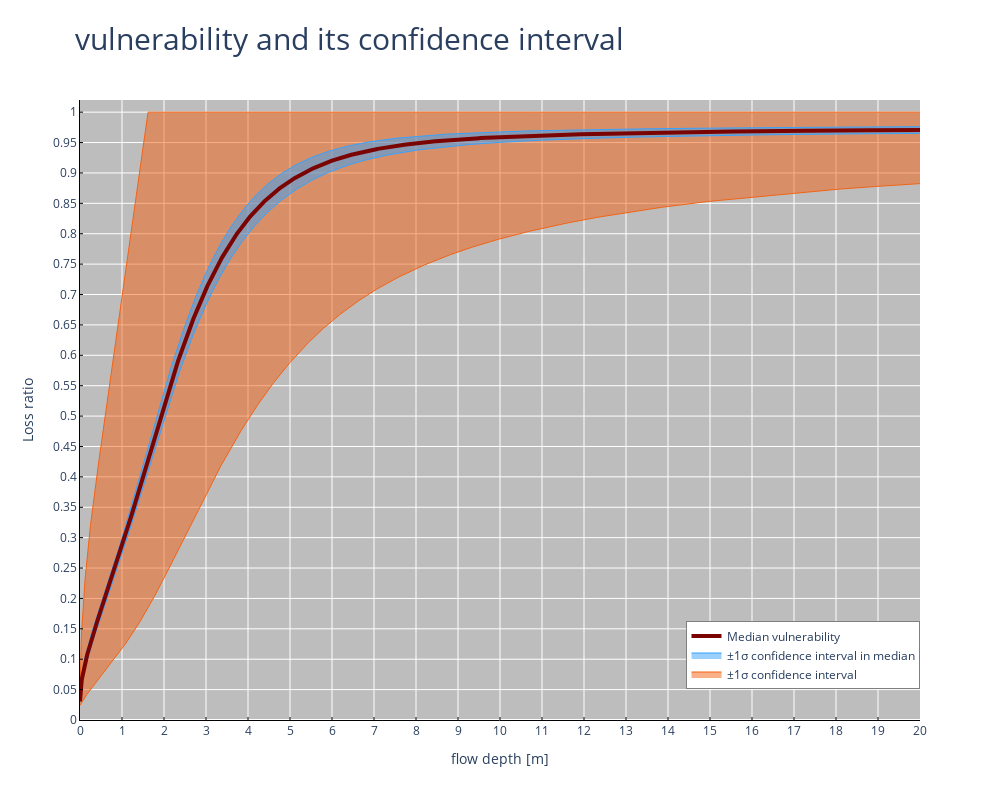

The notebook cell saved with this chart:
### Markdown cell above
(2) Plotting the vulnerability curve. The vulnerability curve depicts 16th, 50th (median), 84th percentiles of the loss ratio (a normalised loss metric used for depicting econonomic losses as a proportopn of the cost of replacement of the building). We also depict the epistemic uncertainties as the uncertainty in the median loss curve.

### Code cell
# Plot the vulnerability curve

RFp = np.multiply(RF,np.exp(betaE))
RFm = np.multiply(RF,np.exp(-betaE))

fig = ply.Figure()
fig.add_scatter(x=IM,y=RF_minus1sigma,mode='lines',line=dict(color='#f36315',width=1.0),showlegend=False)
fig.add_scatter(x=IM,y=RF_plus1sigma,mode='lines',line=dict(color='#f36315',width=1.0),fill='tonexty',name=('±1\u03C3 confidence interval'))

fig.add_scatter(x=IM,y=RFp,mode='lines',line=dict(color='#39a2fc',width=1.0),opacity=0.5,showlegend=False)
fig.add_scatter(x=IM,y=RFm,mode='lines',line=dict(color='#39a2fc',width=1.0),opacity=0.5,fill='tonexty',name=('±1\u03C3 confidence interval in median'))

fig.add_scatter(x=IM,y=RF,mode='lines',line=dict(color='#7a0402',width=4),name='Median vulnerability')

fig.update_xaxes(showline=True,linecolor='black',title=intensityType, tickmode = 'linear',tick0 = 0.0,dtick = 1,ticklen=3, tickcolor='black',ticks="inside",showgrid=True)
fig.update_yaxes(showline=True,linecolor='black',title='Loss ratio', tickmode = 'linear',tick0 = 0.0,dtick = 0.05,ticklen=3, tickcolor='black',ticks="inside",showgrid=True)

#bgColor = 'lightgray'
bgColor = 'rgb(189,189,189)'

fig.update_layout(width=1000,height=800,plot_bgcolor=bgColor,legend=dict(bordercolor='black',borderwidth=0.5,x=1,y=0.05,xanchor='right',yanchor='bottom'),title =dict(text='vulnerability and its confidence interval',x=0.075,font=dict(size=30)),)

fig.update_xaxes(rangemode="tozero")
fig.update_yaxes(range=[0,1.02])

fig.update_xaxes(showspikes=True)
fig.update_yaxes(showspikes=True)

fig.show()

### Figure 1 — Plotly figure (JSON) as saved in the notebook; plotly's stock layout.template omitted (floating-point values rounded to 4 significant figures; data arrays with more than 128 entries replaced by an {"elided": "..."} marker saying what was removed)
{"data": [{"line": {"color": "#f36315", "width": 1}, "mode": "lines", "showlegend": false, "type": "scatter", "x": {"elided": "2001 float values"}, "y": {"elided": "2001 float values"}}, {"fill": "tonexty", "line": {"color": "#f36315", "width": 1}, "mode": "lines", "name": "±1σ confidence interval", "type": "scatter", "x": {"elided": "2001 float values"}, "y": {"elided": "2001 float values"}}, {"line": {"color": "#39a2fc", "width": 1}, "mode": "lines", "opacity": 0.5, "showlegend": false, "type": "scatter", "x": {"elided": "2001 float values"}, "y": {"elided": "2001 float values"}}, {"fill": "tonexty", "line": {"color": "#39a2fc", "width": 1}, "mode": "lines", "name": "±1σ confidence interval in median", "opacity": 0.5, "type": "scatter", "x": {"elided": "2001 float values"}, "y": {"elided": "2001 float values"}}, {"line": {"color": "#7a0402", "width": 4}, "mode": "lines", "name": "Median vulnerability", "type": "scatter", "x": {"elided": "2001 float values"}, "y": {"elided": "2001 float values"}}], "layout": {"height": 800, "legend": {"bordercolor": "black", "borderwidth": 0.5, "x": 1, "xanchor": "right", "y": 0.05, "yanchor": "bottom"}, "plot_bgcolor": "rgb(189,189,189)", "title": {"font": {"size": 30}, "text": "vulnerability and its confidence interval", "x": 0.075}, "width": 1000, "xaxis": {"autorange": true, "dtick": 1, "linecolor": "black", "range": [0, 20], "rangemode": "tozero", "showgrid": true, "showline": true, "showspikes": true, "tick0": 0, "tickcolor": "black", "ticklen": 3, "tickmode": "linear", "ticks": "inside", "title": {"text": "flow depth [m]"}, "type": "linear"}, "yaxis": {"dtick": 0.05, "linecolor": "black", "range": [0, 1.02], "showgrid": true, "showline": true, "showspikes": true, "tick0": 0, "tickcolor": "black", "ticklen": 3, "tickmode": "linear", "ticks": "inside", "title": {"text": "Loss ratio"}, "type": "linear"}}}
